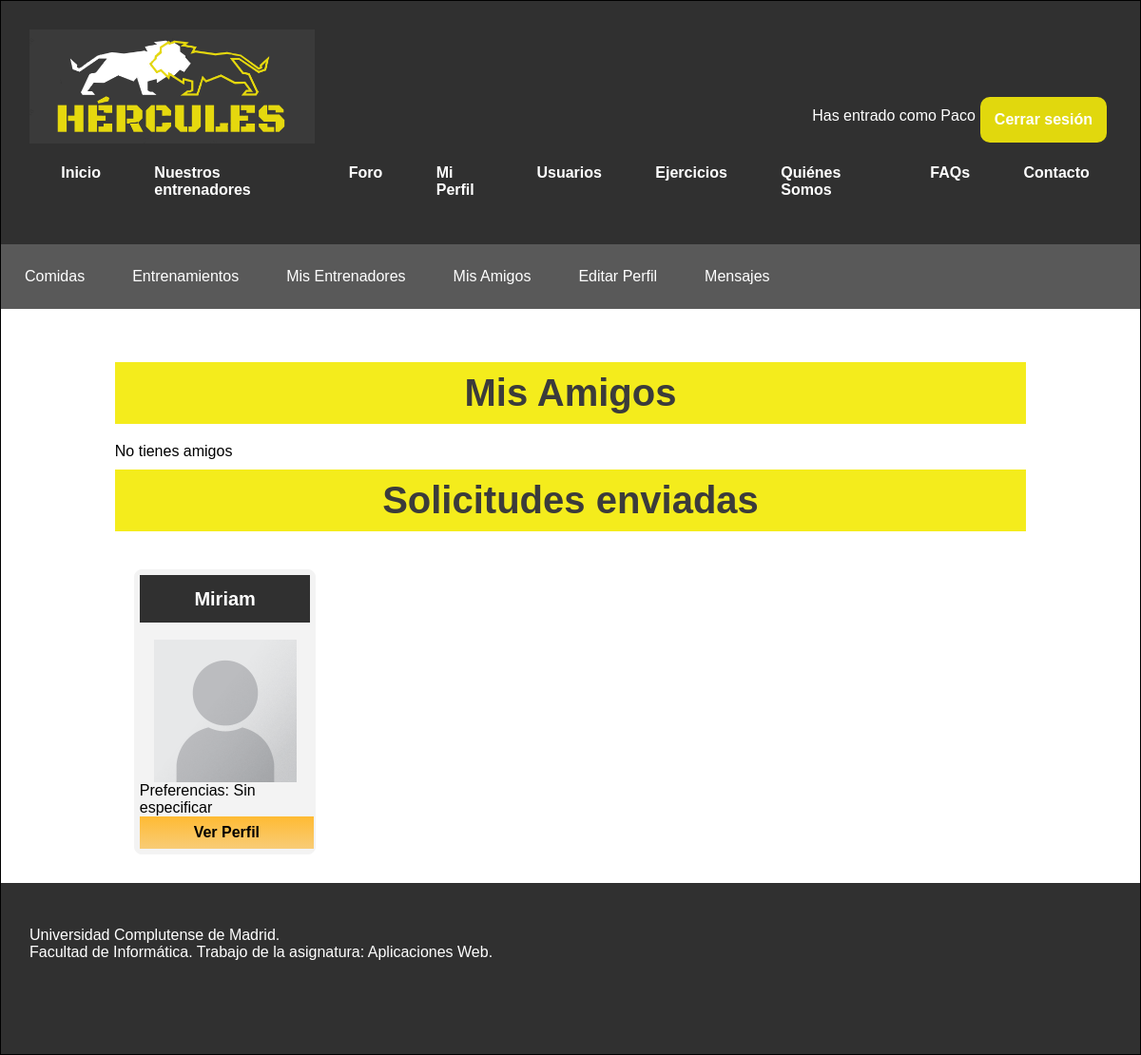
/miPerfilMisAmigos.php (signed in), run on an earlier commit of the app's database.
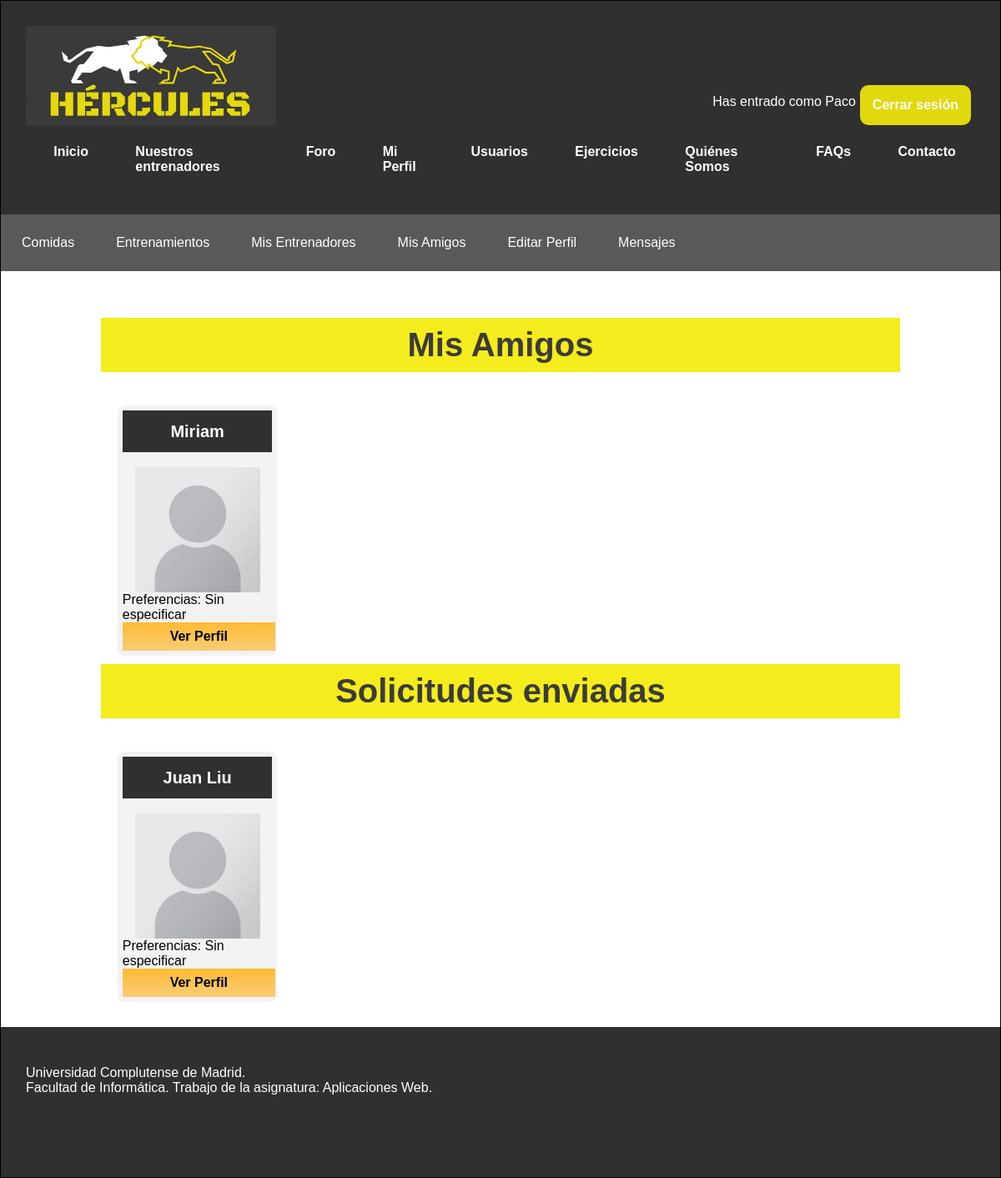
And on a later commit of the database.
### tables this page shows
CREATE TABLE `amigos` (
  `id` int(10) NOT NULL,
  `usuario1` varchar(10) NOT NULL,
  `usuario2` varchar(10) NOT NULL,
  `estado` enum('aceptado','pendiente','') NOT NULL DEFAULT 'pendiente'
);

CREATE TABLE `usuario` (
  `nif` varchar(10) NOT NULL,
  `nombre` varchar(30) NOT NULL,
  `contrasenna` varchar(255) NOT NULL,
  `foto` varchar(255) DEFAULT 'includes/img/usuarios/default.png',
  `email` varchar(30) DEFAULT NULL,
  `sexo` varchar(6) DEFAULT NULL,
  `fechaNac` date DEFAULT NULL,
  `telefono` varchar(15) DEFAULT NULL,
  `ubicacion` varchar(50) DEFAULT NULL,
  `peso` decimal(5,2) DEFAULT NULL,
  `altura` decimal(5,0) DEFAULT NULL,
  `preferencias` varchar(50) DEFAULT NULL,
  `tipoUsuario` tinyint(2) NOT NULL DEFAULT 0,
  `titulacion` varchar(30) DEFAULT NULL,
  `especialidad` varchar(50) DEFAULT NULL,
  `experiencia` varchar(30) DEFAULT NULL
);

### includes/TOs/TOUsuario.php (called while the page is built, shortened)
<?php
class TOUsuario {
    private $nif;
    private $nombre;
    private $foto;
    private $preferencias;
    private $tipoUsuario;
    public function __construct($nif = null, $nombre = null, $password = null, $foto = null, $email = null, $sexo = null, $fechaNac = null, $telefono = null, $ubicacion = null, $peso = null, $altura = null, $preferencias = null, $tipoUsuario = null, $titulacion= null, $especialidad = null, $experiencia = null){
      $this->nif = $nif;
      $this->nombre = $nombre;
      $this->foto = $foto;
      $this->preferencias = $preferencias;
      $this->tipoUsuario = $tipoUsuario;
    }
    public function getNif()
    {
        return $this->nif;
    }
    public function setNif($nif)
    {
        $this->nif = $nif;
    }
    public function getNombre()
    {
        return $this->nombre;
    }
    public function setNombre($nombre)
    {
        $this->nombre = $nombre;
    }
    public function getFoto()
    {
        return $this->foto;
    }
    public function setFoto($foto)
    {
        $this->foto = $foto;
    }
    public function getPreferencias()
    {
        return $this->preferencias;
    }
    public function setPreferencias($preferencias)
    {
        $this->preferencias = $preferencias;
    }
    public function getTipoUsuario()
    {
        return $this->tipoUsuario;
    }
    public function setTipoUsuario($tipoUsuario)
    {
        $this->tipoUsuario = $tipoUsuario;
    }
}

### includes/DAOs/DAO.php (called while the page is built, shortened)
<?php
class DAO {
    private $servername = "localhost";
    private $username = "hercules";
    private $password = "iG8hC62acnPrvIeU";
    private $dbname = "hercules";
    private $mysqli = null;
    public function __construct(){
        if(!$this->mysqli){
            $this->mysqli = new mysqli($this->servername, $this->username, $this->password, $this->dbname);
        }
    }
    protected function consultarv2($sql){
        if ($sql != "") {
            $consulta = $this->mysqli->query($sql) or die ($this->mysqli->error. " en la linea ".(__LINE__-1));
            $tablaDatos = array();
            if (substr($sql, 0, 6) == "SELECT") {
                if ($consulta) {
                    while ($fila = mysqli_fetch_assoc($consulta)){
                        array_push($tablaDatos, $fila);
                    }
                }
            }
            return $tablaDatos;
        }
        else {
            return 0;
        }
    }
}

### includes/controller.php (called while the page is built, shortened)
<?php
require_once(__DIR__ . '/DAOs/usuarioDAO.php');
class controller{
    private $usuarioDAO;
    private static $instance = null;
    public function __construct(){
        $this->usuarioDAO = new UsuarioDAO();
    }
     public static function getInstance() {
        if (null === self::$instance) {
            self::$instance = new self();
        }
        return self::$instance;
    }
    public function cargarUsuario($nif){
        $cond= "nif = '". $nif ."'";
        $res=$this->usuarioDAO->selectUsuario('', $cond);
        if (count($res) == 1) {
            $row=$res[0];
            $usuario = new TOUsuario();
            $usuario->setNif($nif);
            $usuario->setNombre($row["nombre"]);
            $usuario->setPassword($row["contrasenna"]);
            $usuario->setEmail($row["email"]);
            $usuario->setSexo($row["sexo"]);
            $usuario->setFoto($row["foto"]);
            $usuario->setFechaNac($row["fechaNac"]);
            $usuario->setTelefono($row["telefono"]);
            $usuario->setUbicacion($row["ubicacion"]);
            $usuario->setPeso($row["peso"]);
            $usuario->setAltura($row["altura"]);
            $usuario->setPreferencias($row["preferencias"]);
            $usuario->setTipoUsuario($row["tipoUsuario"]);
            $usuario->setTitulacion($row["titulacion"]);
            $usuario->setEspecialidad($row["especialidad"]);
            $usuario->setExperiencia($row["experiencia"]);
            return $usuario;
        } else{
            return 0;
        }
    }
    public function listarMisAmigos($nif){
        return $this->usuarioDAO->listarMisAmigos($nif);
    }
}

### includes/config.php (called while the page is built, shortened)
<?php
require_once __DIR__.'/TOs/TOUsuario.php';
require_once __DIR__.'/controller.php';
$ctrl = controller::getInstance();

### includes/DAOs/usuarioDAO.php (called while the page is built, shortened)
<?php
require_once(__DIR__.'/DAO.php');
require_once(__DIR__.'/../TOs/TOUsuario.php');
class UsuarioDAO extends DAO {
    public function selectUsuario($col, $cond){
        $query = "";
        if ($col == "") {
            $col = "*";
        }
        if ($cond == "") {
            $query = "SELECT ".$col." FROM usuario";
        }
        else {
            $query = "SELECT ".$col." FROM usuario WHERE ".$cond;
        }
        return $this->consultarv2($query);
    }
    public function listarMisAmigos($nif){
         $query = "SELECT * FROM amigos WHERE usuario1 = '".$nif."' or usuario2 = '".$nif."'";
          return $this->consultarv2($query);
    }
}

### miPerfilMisAmigos.php (the view, shortened to what this page needs)
<?php
	require_once 'includes/config.php';
?>
<!DOCTYPE html>
<html>
<head>
	<link rel="stylesheet" type="text/css" href="includes/css/estilo.css" />
	<link rel="stylesheet" type="text/css" href="includes/css/estiloPagsMiPerfil.css" />
</head>
<body>
<div id="contenedor">
	<?php
		require('includes/comun/cabecera.php');
		require('miPerfilCabecera.php');
	?>
	<div id="contenido">
		<h2>Mis Amigos</h2>
		<?php
			$arr = $ctrl->listarMisAmigos($_SESSION['usuario']->getNif());
			if(count($arr) > 0){
				$aceptados = array();
				$pendientes = array();
				$enviadas = array();
				foreach ($arr as $key => $valor) {
					if($valor['estado'] == "aceptado"){
						$aceptados[] = $valor;
					}else if ($valor['usuario2'] == $_SESSION['usuario']->getNif() && $valor['estado'] == "pendiente"){
						$pendientes[]= $valor;
					}else{
						$enviadas[] = $valor;
					}
				}
				if(!empty($aceptados)){
					echo '<div class="amigos">';
					echo '<div class="entrenadores-all">';
					echo '<div class="elem-item" category="vari">';
						echo '<ul>';
					foreach ($aceptados as $key => $valor) {
						echo '<li>';
							if($valor['usuario1'] == $_SESSION['usuario']->getNif()){
								$amigo = $ctrl->cargarUsuario($valor['usuario2']);
							}else{
								$amigo = $ctrl->cargarUsuario($valor['usuario1']);
							}
						echo '<h4>'.$amigo->getNombre().'</h4><br>';
						echo '<img src="'.$amigo->getFoto().'" width="300" height="120" alt="Foto usuario">';
						echo 'Preferencias: '.$amigo->getPreferencias().'<br>';
						echo '<a href="miPerfilMisAmigosPerfiles.php?id='.$amigo->getNif().'&estado=a&relacion='.$valor['id'].'">Ver Perfil</a>';
						echo '</li>';
					}
					echo '</ul>';
					echo '</div>';
					echo '</div>';
					echo '</div>';
				}else{
					echo 'No tienes amigos';
				}
				if(!empty($enviadas)){
					echo '<div class="amigos">';
					echo '<div class="entrenadores-all">';
					echo '<div class="elem-item" category="vari">';
					echo '<h2>Solicitudes enviadas </h2>';
					echo '<ul>';
					foreach ($enviadas as $key => $valor){
						echo '<li>';
							if($valor['usuario1'] == $_SESSION['usuario']->getNif()){
								$amigo = $ctrl->cargarUsuario($valor['usuario2']);
								$estado = 'p1';
								echo '<h4>'.$amigo->getNombre().'</h4><br>';
								echo '<img src="'.$amigo->getFoto().'" width="300" height="120" alt="Foto usuario">';
								echo 'Preferencias: '.$amigo->getPreferencias().'<br>';
								echo '<a href="miPerfilMisAmigosPerfiles.php?id='.$amigo->getNif().'&estado='.$estado.'&relacion='.$valor['id'].'">Ver Perfil</a>';
							}
						echo '</li>';
					}
					echo '</ul>';
					echo '</div>';
					echo '</div>';
					echo '</div>';
				}
			 }
			 else {
			     echo '<p><span class="varios">'. "Todavía no tienes amigos.".'</span></p>';
			 }
		?>
	</div>
	<?php
		require('includes/comun/pie.php');
	?>
</div>
</body>
</html>

### includes/comun/cabecera.php (shortened to what this page needs)
<div id="cabecera">
		<a href="index.php"> <img src="includes/img/Hercules_logo.png" width="300" height="120" alt="Logo de Hercules: la web"></a>
    	<div class="saludo">
    		<?php
    		if (isset($_SESSION['login'])) {
    		    if ($_SESSION['usuario']->getTipoUsuario()==2) {
    		        echo  "<p>Bienvenido Administrador " . $_SESSION['usuario']->getNombre() . "</p><a href= PR_logout.php>" . "Cerrar sesión" . "</a>";
    		    }
    		    else {
    		        echo  "<p>Has entrado como " . $_SESSION['usuario']->getNombre() . "</p><a href= PR_logout.php>" . "Cerrar sesión" . "</a>";
    		    }
    		}
    		else {
    			echo '<a href= login.php>Iniciar sesión</a>';
    			echo '<br>';
    			echo '<a href= registro.php>Regístrate</a>';
    			echo '<br>';
    		}
    		?>
    	</div>
    	<div class="menu">
    		<?php
    		if (isset($_SESSION['login']) && $_SESSION['usuario']->getTipoUsuario()==2) {
    		    echo
    		    '<ul>
        		  <li><a href= adminUsuario.php>Usuarios</a></li>
        		  <li><a href= adminAlimento.php>Alimentos</a></li>
        		  <li><a href= adminEjercicio.php>Ejercicios</a></li>
        		  <li><a href= adminLista.php>Administradores</a></li>
                  <li><a href= adminEditar.php>Editar Perfil</a></li>
                </ul>';
    		}
    		else {
    		    echo
    		    '<ul>
        		  <li><a href= index.php>Inicio</a></li>
        		  <li><a href= entrenadores.php>Nuestros entrenadores</a></li>
        		  <li><a href= foro.php>Foro</a></li>
        		  <li class="submenu"><a href= miPerfil.php>Mi Perfil</a>';
        		    echo
        		    '</li>
                  <li><a href= usuarios.php>Usuarios</a></li>
                  <li><a href= ejercicios.php>Ejercicios</a></li>
        		  <li><a href= quienes_somos.php>Quiénes Somos</a></li>
        		  <li><a href= faqs.php>FAQs</a></li>
        		  <li><a href= contacto.php>Contacto</a></li>
        		</ul>';
    		}
    		?>
    	</div>
</div>

### miPerfilCabecera.php (shortened to what this page needs)
<?php
	require_once 'includes/config.php';
?>
<!DOCTYPE html>
<html>
<head>
	<link rel="stylesheet" type="text/css" href="includes/css/estilo.css" />
</head>
<body>
	<div class = "menu-interno">
		<ul>
			<?php
				if ($_SESSION['usuario']->getTipoUsuario()==1) {
					echo '<li><a href= miPerfilMisClientes.php>Mis Clientes</a></li>';
					echo '<li><a href= miPerfilEditar.php>Editar Perfil</a></li>';
					echo '<li><a href= miPerfilBuzon.php>Mensajes</a></li>';
				}
				else if($_SESSION['usuario']->getTipoUsuario()==2){
				    echo '<li><a href= adminPerfil.php>Editar Perfil</a></li>';
				    echo '<li><a href= adminNuevaCuenta.php>Gestionar Admins</a></li>';
				}
				else {
				 	echo '<li><a href= miPerfilComidas.php>Comidas</a></li>';
				  	echo '<li><a href= miPerfilEntrenamientos.php>Entrenamientos</a></li>';
					echo '<li><a href= miPerfilMisEntrenadores.php>Mis Entrenadores</a></li>';
					echo '<li><a href= miPerfilMisAmigos.php>Mis Amigos</a></li>';
					echo '<li><a href= miPerfilEditar.php>Editar Perfil</a></li>';
					echo '<li><a href= miPerfilBuzon.php>Mensajes</a></li>';
				}
			?>
		</ul>
	</div>
</body>
</html>

### includes/comun/pie.php
<div id="pie">
	<p>Universidad Complutense de Madrid. <br>
	Facultad de Informática. Trabajo de la asignatura: Aplicaciones Web.</p>
</div>

### includes/css/estilo.css (style rules this page uses)
body { width: 100%; font-family: "Trebuchet MS", Helvetica, sans-serif; margin: 0; padding: 0; background-color: white; }
div#contenedor { margin: auto; border: 1px solid black; background-color: white; width: auto; min-width: min-content; max-width:none; }
div#cabecera { padding: 30px; height: auto; background-color: #303030; color: white; display: flex; flex-flow: wrap; min-width: min-content; }
div#cabecera a, div#cabecera a:visited { color: white; font-weight: bold; text-decoration: none; }
div#cabecera .saludo { place-self: flex-end; margin-left: auto; display: flex; }
div#cabecera .saludo a { background-color: #e1d80d; padding: 15px; border-radius: 10px; margin: 5px; width: max-content; }
div#cabecera .menu { display: flex; justify-content: space-around; min-width: min-content; width:100%; }
div#contenido { padding-top: 30px; padding-bottom: 30px; min-height: 500px; width: 80%; margin-left: 10%; background-color: white; overflow:auto; }
div#contenido h2 { margin-bottom: 20px; text-align: center; font-size: 40px; margin-top:10px; color: #3b3b3b; background-color: #f4ec1c; padding: 10px; position: relative; }
div#pie { padding: 30px; height: 120px; background-color: #303030; color: white; }
p { text-align: left; }
.menu ul { list-style-type: none; margin: 0; padding: 0; overflow: hidden; display: flex; list-style: none; flex-direction: row; }
.menu ul li { margin-left: 10px; padding: 0.2em; }
.menu a { display: block; padding: 15px 20px; color: #fff; text-decoration: none; }
.menu-interno { background-color:rgba(34,34,34,0.75); margin-top: -16px; }
.menu-interno ul { padding: 0; display: flex; list-style: none; flex-direction: row; }
.menu-interno li a { display: block; padding: 25px 25px; }
.menu-interno a { display: block; color: #fff; text-decoration: none; }
div#contenido .entrenadores-all { display: flex; justify-content: space-around; flex-direction: row; display: block; position: relative; font-size: 16px; width: 100%; }
.entrenadores-all ul { padding: 0px; margin: 0px; }
.entrenadores-all ul li { list-style: none; float: left; width: 20%; height: auto; background: #F3F3F3; margin: 20px 30px 0px 20px; box-sizing: border-box; border-radius: 8px; border: 1px solid #F3F3F3; padding: 5px; }
.entrenadores-all ul li h4 { width: 100%; height: 50px; line-height: 50px; background: #303030; text-align: center; color: white; font-size: 20px; margin: auto; }
.entrenadores-all ul li a { display: block; text-decoration: none; background: linear-gradient(#FFBB33, #F8CC76); padding: 8px; text-align: center; color: black; margin: auto; font-weight: 600; }
.entrenadores-all img { width: 150px; height: 150px; display:block; margin:auto; }

### includes/css/estiloPagsMiPerfil.css (style rules this page uses)
div#contenido .amigos { display: grid; }
div#contenido a, button[type="submit"], button[id="abrir"] { cursor:pointer; text-decoration: none; border: 0; color: black; background-color: #f3f3f3; opacity: 1.5; margin-top: 20px; padding: 15px; width: 30%; font-size: 16px; font-weight: 600; border-radius: 8px; text-align: center; }
div#contenido .entrenadores-all a { display: block; width: 93%; background: linear-gradient(#FFBB33, #F8CC76); padding: 8px; margin: auto; border-radius: 0; }

What changed in the data, as far as the page shows it:
changed amigos "Miriam": moves from the list under "Solicitudes enviadas" to the list under "Mis Amigos"
added amigos: usuario2.nombre "Juan Liu", usuario2.foto (placeholder picture), usuario2.preferencias "Sin especificar", shown under "Solicitudes enviadas"
Also different on the page:
text no longer shown: "No tienes amigos"
